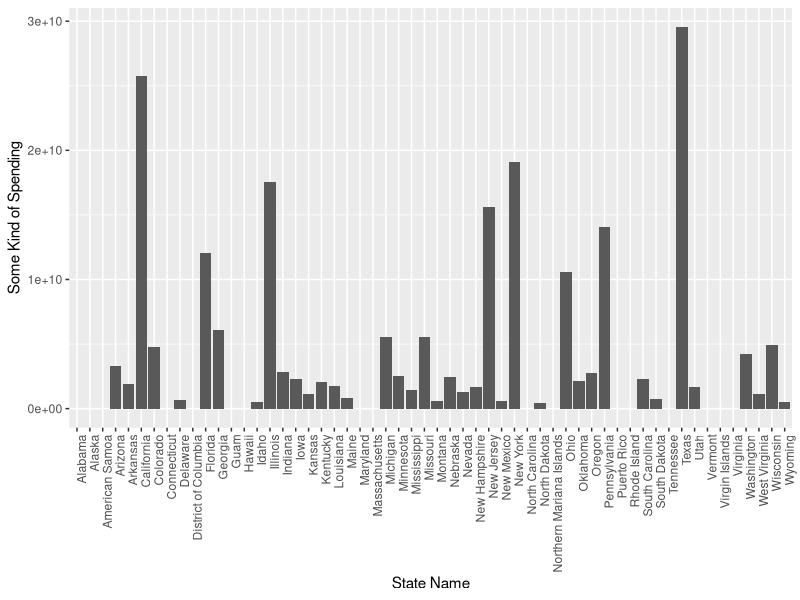

R code for this plot:
## ---- chunk 1
knitr::opts_chunk$set(echo = TRUE)
library(tidyverse)
library(readxl)
## ---- chunk 2
school_spending_2017_2018 <-
spending_data_2018 <-
  read_excel("Raw_Data/Stfis180_1a.xlsx") %>%
group_by(STNAME) %>%
  select(STNAME, R1A)
  

school_spending_2017_2018 %>%
  ggplot(aes(x = STNAME, y = R1A)) +
  geom_col() +
  labs(x = "State Name", y = "Some Kind of Spending") +
  theme(axis.text.x = element_text(angle = 90, hjust = 1))



  
